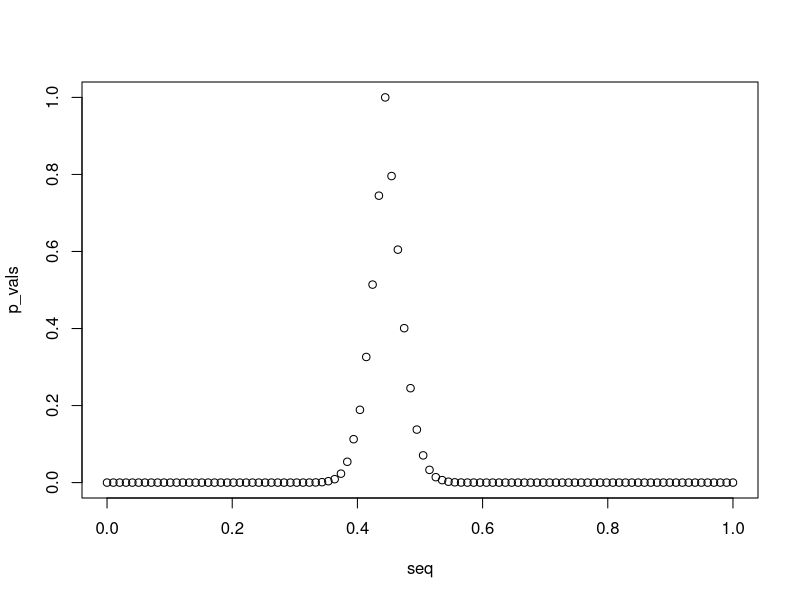

Here is the R script that generated this plot:
## ---- chunk 1
library(tidyverse)
library(here)
## ---- chunk 2
data <- read.table(here("stats/sem_1_final/data.txt")) %>% as.matrix()

colnames(data) <- 1:3
## ---- chunk 3
seq <- seq(0, 1, length.out = 100)

map(seq, function(x) {
  binom.test(107, 240, p = x, alternative = "two.sided")$p.value
  }
) %>% unlist -> p_vals

names(p_vals) <- seq

plot(seq, p_vals)
## ---- chunk 4
min <- which(p_vals >= 0.05) %>% min()
max <- which(p_vals >= 0.05) %>% max()
paste0("(", round(seq[min], 3), ",", round(seq[max], 3), ")")
